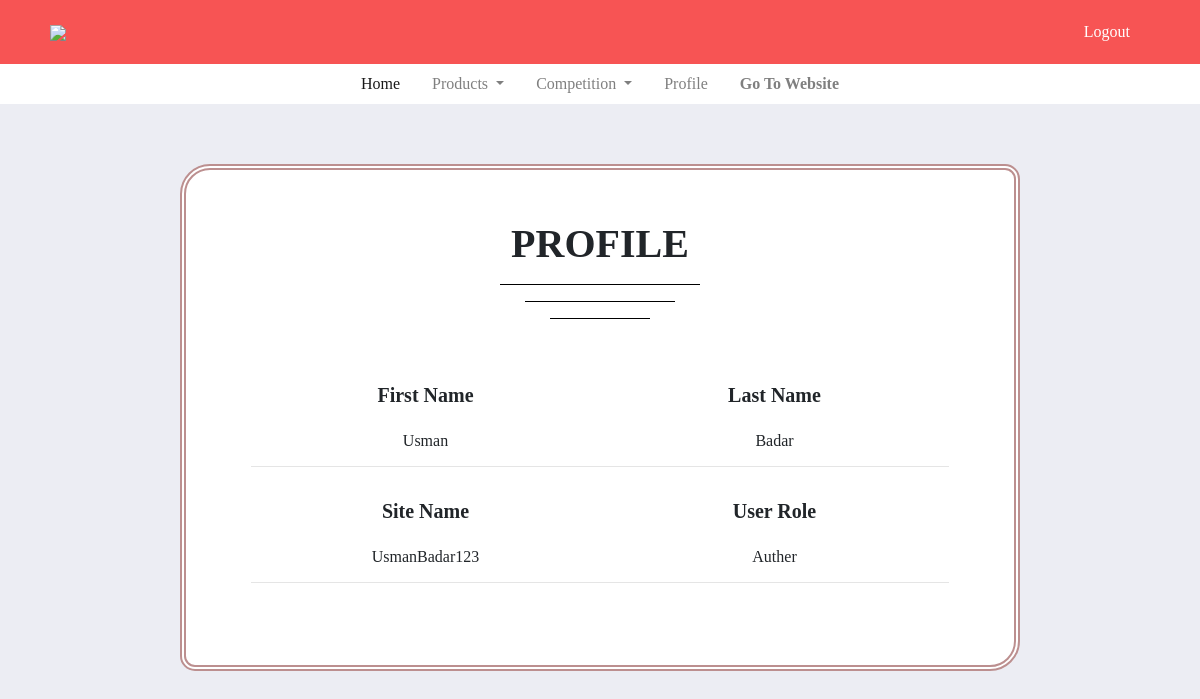
The page /admin/profile.php?id=1 (signed in) on the database its author committed.
### tables this page shows
CREATE TABLE `users` (
  `user_id` int(11) NOT NULL,
  `user_first_name` varchar(255) NOT NULL,
  `user_last_name` varchar(255) NOT NULL,
  `user_name` varchar(255) NOT NULL,
  `user_password` varchar(255) NOT NULL,
  `user_role` varchar(255) NOT NULL
);

### admin/profile.php (the view, shortened to what this page needs)
<!DOCTYPE html>
<html lang="en">
<head>
    <link rel="stylesheet" type="text/css" href="../css/admin.css" />
    <link rel="stylesheet" type="text/css" href="../css/fonts.css" />
    <?php
    include '../components/links.php';
    include '../db/connection.php';
    ?>
</head>
<?php
$query = "SELECT * FROM users WHERE user_id = ".$_GET['id']."";
$res = mysqli_query($connection, $query);
$data = mysqli_fetch_assoc( $res );
?>
<body class="admin">
    <?php include '_topbar.php' ?>
    <?php include '_navbar.php' ?>
    <div class="main-content">
        <div class="category-content">
            <div class="container-fluid">
            <h1 align="center"> <b>PROFILE</b> </h1><hr width="200" size="10" color="black"><hr width="150" size="10" color="black"><hr width="100" size="10" color="black">
                <div class="row">
                    <div class="col-12" >
                        <br /><br />
                        <div class="d-flex justify-content-between mb-3 text-center">
                            <div class="w-50">
                                <h5 class="mb-0 font-weight-bold">First Name</h5><br />
                                <h6 class="mb-0"><?php echo $data['user_first_name'] ?></h6><hr>
                            </div>
                            <div class="w-50">
                                <h5 class="mb-0 font-weight-bold">Last Name</h5><br />
                                <h6 class="mb-0"><?php echo $data['user_last_name'] ?></h6><hr>
                            </div>
                        </div>
                        <div class="d-flex justify-content-between mb-3 text-center">
                            <div class="w-50">
                                <h5 class="mb-0 font-weight-bold">Site Name</h5><br />
                                <h6 class="mb-0"><?php echo $data['user_name'] ?></h6><hr>
                            </div>
                            <div class="w-50">
                                <h5 class="mb-0 font-weight-bold">User Role</h5><br />
                                <h6 class="mb-0"><?php echo $data['user_role'] ?></h6><hr>
                            </div>
                        </div>
                    </div>
                </div>
            </div>
        </div>
    </div>
</body>
</html>

### css/admin.css (style rules this page uses)
.admin { font-family: Poppins; background-color: #ecedf3; }
.main-content { width: 100%; display: flex; justify-content: center; align-items: center; }
.category-content { margin-top: 5%; width: 70%; max-height: 600px; overflow: auto; background-color: #ffffff; height: min-content; padding: 50px; border: 6px double rosybrown; border-radius: 30px 15px 30px 15px !important; }

### rows shown on the page
users: user_first_name "Usman", user_last_name "Badar", user_name "UsmanBadar123", user_role "Auther"
